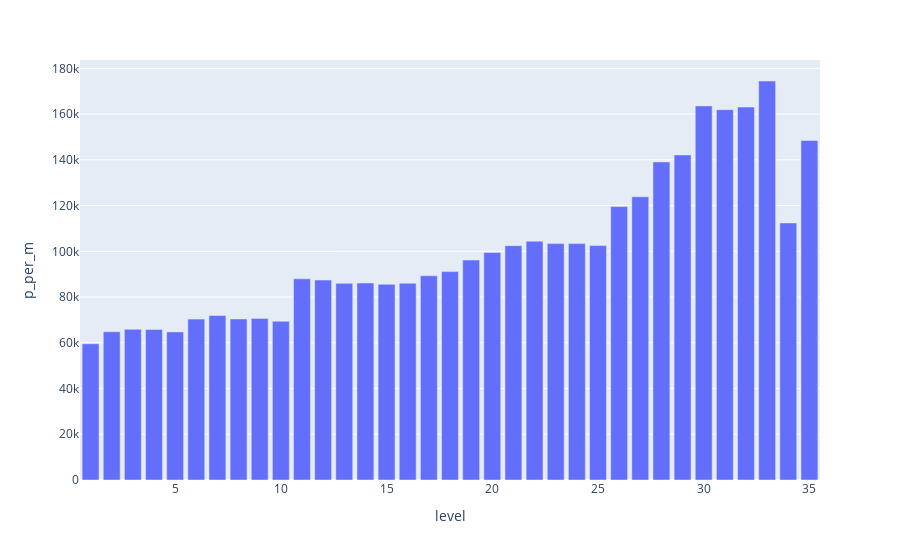

Notebook cell for this chart:
### Markdown cell above
Где: building_type - Тип дома. 0 - Другое. 1 - Панельный. 2 - Кирпично-монолитный. 3 - Кирпичный. 4 - Блочный 5 - Деревянный

### Code cell
task_1_4= df.groupby('level')['p_per_m'].mean().sort_values(ascending=False).reset_index()
px.bar(task_1_4,x='level',y='p_per_m')

### Figure 1 — Plotly figure (JSON) as saved in the notebook; plotly's stock layout.template omitted (floating-point values rounded to 4 significant figures)
{"data": [{"alignmentgroup": "True", "hovertemplate": "level=%{x}<br>p_per_m=%{y}<extra></extra>", "legendgroup": "", "marker": {"color": "#636efa", "pattern": {"shape": ""}}, "name": "", "offsetgroup": "", "orientation": "v", "showlegend": false, "textposition": "auto", "type": "bar", "x": [33, 30, 32, 31, 35, 29, 28, 27, 26, 34, 22, 23, 24, 25, 21, 20, 19, 18, 17, 11, 12, 14, 16, 13, 15, 7, 9, 8, 6, 10, 3, 4, 2, 5, 1], "xaxis": "x", "y": [174500.0, 163600.0, 163100.0, 161900.0, 148400.0, 142100.0, 139100.0, 123800.0, 119500.0, 112400.0, 104400.0, 103400.0, 103400.0, 102500.0, 102500.0, 99480.0, 96170.0, 91130.0, 89330.0, 87970.0, 87430.0, 86150.0, 86030.0, 85990.0, 85550.0, 71930.0, 70630.0, 70420.0, 70340.0, 69420.0, 65900.0, 65820.0, 64840.0, 64770.0, 59590.0], "yaxis": "y"}], "layout": {"barmode": "relative", "legend": {"tracegroupgap": 0}, "margin": {"t": 60}, "xaxis": {"anchor": "y", "domain": [0, 1], "title": {"text": "level"}}, "yaxis": {"anchor": "x", "domain": [0, 1], "title": {"text": "p_per_m"}}}}
